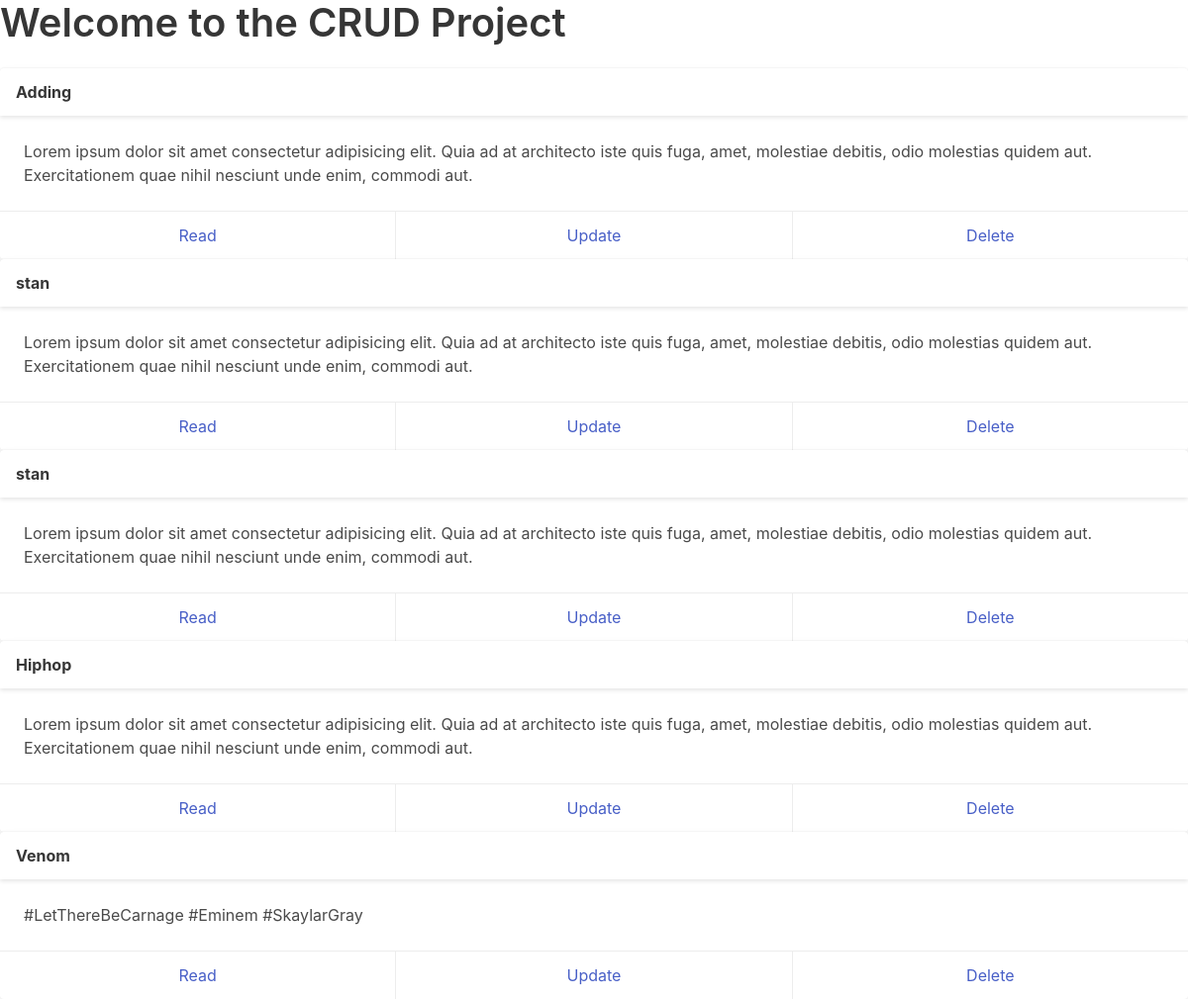
The page / on the database its author committed.
### main/models.py (models this page shows, shortened)
class Post(models.Model):
    title = models.CharField(max_length=255, blank=False, null=False)
    content = models.TextField(blank=False, null=False)

### main/views.py (the view)
# urls.py: path('', index, name='index'),
def index(request):
    data = Post.objects.all()
    return render(request=request, template_name='main/index.html', context={'data': data})

### main/templates/main/index.html (shortened to what this page needs)
<!DOCTYPE html>
<html lang="en">
  <head>
    <link
      rel="stylesheet"
      href="https://cdn.jsdelivr.net/npm/bulma@0.9.3/css/bulma.min.css"
    />
  </head>
  <body>
    <h1 class="title is-2">Welcome to the CRUD Project</h1>
    {% for post in data %}
    <div class="card">
      <header class="card-header">
        <p class="card-header-title">{{post.title}}</p>
        <button class="card-header-icon" aria-label="more options">
          <span class="icon">
          </span>
        </button>
      </header>
      <div class="card-content">
        <div class="content">{{post.content}}</div>
      </div>
      <footer class="card-footer">
        <a href="{% url 'main:read' post.id %}" class="card-footer-item"
          >Read</a
        >
        <a href="{% url 'main:update' post.id %}" class="card-footer-item"
          >Update</a
        >
        <a href="{% url 'main:delete' post.id %}" class="card-footer-item"
          >Delete</a
        >
      </footer>
    </div>
    {% endfor %}
  </body>
</html>

### rows shown on the page
Post: title "Adding", content "Lorem ipsum dolor sit amet consectetur adipisicing elit. Quia ad at architecto iste quis fuga, amet, molestiae debitis, odio molestias quidem aut. Exercitationem quae nihil nesciunt unde enim, commodi aut."
Post: title "stan", content "Lorem ipsum dolor sit amet consectetur adipisicing elit. Quia ad at architecto iste quis fuga, amet, molestiae debitis, odio molestias quidem aut. Exercitationem quae nihil nesciunt unde enim, commodi aut."
Post: title "stan", content "Lorem ipsum dolor sit amet consectetur adipisicing elit. Quia ad at architecto iste quis fuga, amet, molestiae debitis, odio molestias quidem aut. Exercitationem quae nihil nesciunt unde enim, commodi aut."
Post: title "Hiphop", content "Lorem ipsum dolor sit amet consectetur adipisicing elit. Quia ad at architecto iste quis fuga, amet, molestiae debitis, odio molestias quidem aut. Exercitationem quae nihil nesciunt unde enim, commodi aut."
Post: title "Venom", content "#LetThereBeCarnage #Eminem #SkaylarGray"
